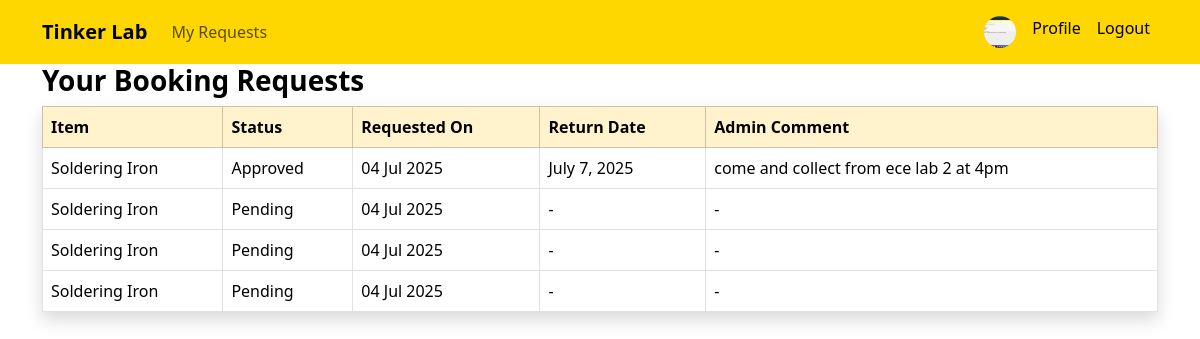
/requests/ (signed in), run on the app's committed database.
### main/models.py (models this page shows, shortened)
class StudentUser(AbstractUser):
    roll = models.CharField(max_length=15, unique=True, null=True, blank=True)
    semester = models.IntegerField(null=True, blank=True)
    department = models.CharField(max_length=100, null=True, blank=True)
    profile_image = models.ImageField(upload_to='profiles/', default='profiles/default.png')

class BookingRequest(models.Model):
    student = models.ForeignKey(StudentUser, on_delete=models.CASCADE)
    item = models.ForeignKey(Item, on_delete=models.CASCADE)
    purpose = models.TextField()
    duration_days = models.PositiveIntegerField()
    status = models.CharField(max_length=20, choices=[("Pending", "Pending"), ("Approved", "Approved"), ("Rejected", "Rejected")], default="Pending")
    request_date = models.DateTimeField(auto_now_add=True)
    return_date = models.DateField(null=True, blank=True)
    admin_comment = models.TextField(blank=True)

class Item(models.Model):
    item_id = models.CharField(max_length=20, unique=True)
    title = models.CharField(max_length=100)
    description = models.TextField()
    quantity = models.PositiveIntegerField()
    available = models.PositiveIntegerField()
    image = models.ImageField(upload_to='items/')
    location = models.CharField(max_length=100)  # lab name

### main/views.py (the view)
# urls.py: path('requests/', views.request_status, name='request_status'),
@login_required
def request_status(request):
    requests = BookingRequest.objects.filter(student=request.user).order_by('-request_date')
    return render(request, 'request_status.html', {'requests': requests})

### main/templates/request_status.html (shortened to what this page needs)
{% extends "layout.html" %}
{% block content %}
<h3 class="text-black fw-bold">Your Booking Requests</h3>
<table class="table table-bordered table-hover bg-white shadow">
    <thead class="table-warning text-black">
        <tr>
            <th>Item</th>
            <th>Status</th>
            <th>Requested On</th>
            <th>Return Date</th>
            <th>Admin Comment</th>
        </tr>
    </thead>
    <tbody>
        {% for r in requests %}
        <tr>
            <td>{{ r.item.title }}</td>
            <td>{{ r.status }}</td>
            <td>{{ r.request_date|date:"d M Y" }}</td>
            <td>{{ r.return_date|default:"-" }}</td>
            <td>{{ r.admin_comment|default:"-" }}</td>
        </tr>
        {% endfor %}
    </tbody>
</table>
{% endblock %}

### main/templates/layout.html (shortened to what this page needs)
<!DOCTYPE html>
<html lang="en">
    {% load static %}
<head>
    <link href="https://cdn.jsdelivr.net/npm/bootstrap@5.3.3/dist/css/bootstrap.min.css" rel="stylesheet">
</head>
<body>
    <nav class="navbar navbar-expand-lg" style="background-color: #FFD700;">
        <div class="container">
            <a class="navbar-brand text-black fw-bold" href="{% url 'home' %}">Tinker Lab</a>
            <div class="collapse navbar-collapse" id="navbarContent">
                <ul class="navbar-nav me-auto">
                {% if user.is_authenticated %}
                    {% if user.is_superuser %}
                        <li class="nav-item">
                            <a class="nav-link" href="{% url 'admin_dashboard' %}">Admin Dashboard</a>
                        </li>
                    {% else %}
                        <li class="nav-item">
                            <a class="nav-link" href="{% url 'request_status' %}">My Requests</a>
                        </li>
                    {% endif %}
                {% endif %}
                </ul>
                <ul class="navbar-nav ms-auto">
                    {% if user.is_authenticated %}
                        {% if user.profile_image %}
                            <li class="nav-item">
                                <a class="nav-link" href="{% url 'view_profile' %}">
                                    <img
                                        src="{{ user.profile_image.url }}"
                                        class="rounded-circle"
                                        style="width: 32px; height: 32px; object-fit: cover;"
                                    >
                                </a>
                            </li>
                        {% endif %}
                        <li class="nav-item"><a class="nav-link text-black" href="{% url 'view_profile' %}">Profile</a></li>
                        <li class="nav-item"><a class="nav-link text-black" href="{% url 'logout' %}">Logout</a></li>
                    {% else %}
                        <li class="nav-item"><a class="nav-link text-black" href="{% url 'login' %}">Login</a></li>
                        <li class="nav-item"><a class="nav-link text-black" href="{% url 'register' %}">Register</a></li>
                    {% endif %}
                </ul>
            </div>
        </div>
    </nav>
    <div class="container">
        {% block content %}
        {% endblock %}
    </div>
</body>
</html>

### data on the page
StudentUser: profile_image (picture)
BookingRequest: item "Soldering Iron", status "Approved", request_date "04 Jul 2025", return_date "July 7, 2025", admin_comment "come and collect from ece lab 2 at 4pm"
BookingRequest: item "Soldering Iron", status "Pending", request_date "04 Jul 2025", return_date "-", admin_comment "-"
BookingRequest: item "Soldering Iron", status "Pending", request_date "04 Jul 2025", return_date "-", admin_comment "-"
BookingRequest: item "Soldering Iron", status "Pending", request_date "04 Jul 2025", return_date "-", admin_comment "-"
